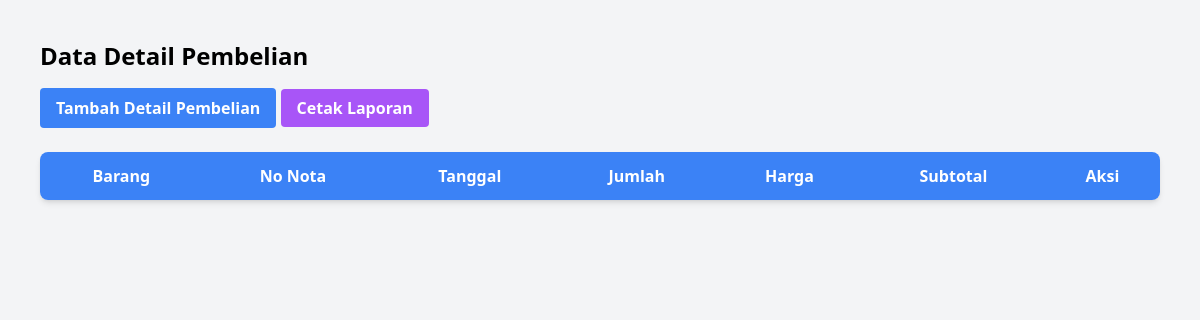
Page /pages/det_pembelian.php (signed in) on the earlier database version.
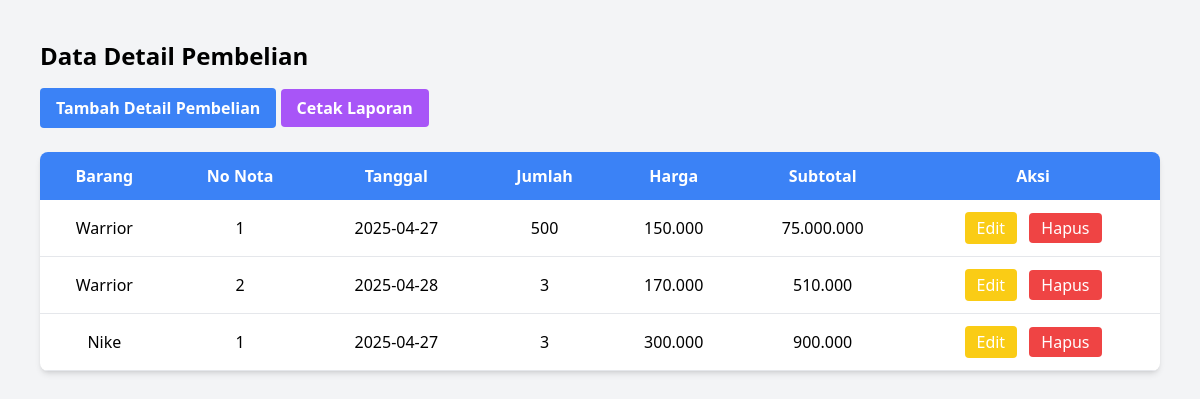
Same page on the later database version.
### tables this page shows
CREATE TABLE `det_pembelian` (
  `Id_sepatu` int(11) NOT NULL,
  `No_nota` int(11) NOT NULL,
  `Jumlah` decimal(10,0) DEFAULT NULL,
  `Harga` decimal(10,0) DEFAULT NULL
);

CREATE TABLE `barang` (
  `Id_sepatu` int(11) NOT NULL,
  `Merk_sepatu` varchar(50) DEFAULT NULL,
  `Jenis_sepatu` varchar(50) DEFAULT NULL,
  `No_sepatu` int(11) DEFAULT NULL,
  `Stok` int(11) DEFAULT NULL,
  `Id_pemasok` int(11) DEFAULT NULL
);

CREATE TABLE `pembelian` (
  `No_nota` int(11) NOT NULL,
  `Tanggal` date DEFAULT NULL,
  `Id_pemasok` int(11) DEFAULT NULL
);

### pages/det_pembelian.php (the view, shortened to what this page needs)
<?php
include '../include/db.php';
$sql = "SELECT dp.*, b.Merk_sepatu, p.Tanggal
        FROM det_pembelian dp
        LEFT JOIN barang b ON dp.Id_sepatu = b.Id_sepatu
        LEFT JOIN pembelian p ON dp.No_nota = p.No_nota";
$result = $conn->query($sql);
?>
<!DOCTYPE html>
<html lang="en">
<head>
    <script src="https://cdn.tailwindcss.com"></script>
</head>
<body class="bg-gray-100 p-10">
    <h1 class="text-2xl font-bold mb-4">Data Detail Pembelian</h1>
    <button onclick="openAddModal()" class="bg-blue-500 hover:bg-blue-700 text-white font-bold py-2 px-4 rounded mb-6">
        Tambah Detail Pembelian
    </button>
    <a href="report_pembelian.php" class="bg-purple-500 hover:bg-purple-700 text-white font-bold py-2 px-4 rounded">
    Cetak Laporan
    </a>
    <table class="w-full bg-white shadow-md rounded-lg overflow-hidden">
        <thead class="bg-blue-500 text-white">
            <tr>
                <th class="p-3">Barang</th>
                <th class="p-3">No Nota</th>
                <th class="p-3">Tanggal</th>
                <th class="p-3">Jumlah</th>
                <th class="p-3">Harga</th>
                <th class="p-3">Subtotal</th>
                <th class="p-3">Aksi</th>
            </tr>
        </thead>
        <tbody>
            <?php while ($row = $result->fetch_assoc()): ?>
            <tr class="border-b">
                <td class="p-3 text-center">
                    <?php echo $row['Merk_sepatu']; ?>
                </td>
                <td class="p-3 text-center"><?php echo $row['No_nota']; ?></td>
                <td class="p-3 text-center"><?php echo $row['Tanggal']; ?></td>
                <td class="p-3 text-center"><?php echo $row['Jumlah']; ?></td>
                <td class="p-3 text-center"><?php echo number_format($row['Harga'], 0, ',', '.'); ?></td>
                <td class="p-3 text-center"><?php echo number_format($row['Jumlah'] * $row['Harga'], 0, ',', '.'); ?></td>
                <td class="p-3 text-center space-x-2">
                    <button onclick="openEditModal(
                        '<?php echo $row['Id_sepatu']; ?>',
                        '<?php echo $row['No_nota']; ?>',
                        <?php echo $row['Jumlah']; ?>,
                        <?php echo $row['Harga']; ?>
                    )" class="bg-yellow-400 hover:bg-yellow-500 text-white px-3 py-1 rounded">Edit</button>
                    <a href="?delete&id_sepatu=<?php echo $row['Id_sepatu']; ?>&no_nota=<?php echo $row['No_nota']; ?>"
                       onclick="return confirm('Yakin ingin hapus?')"
                       class="bg-red-500 hover:bg-red-700 text-white px-3 py-1 rounded">Hapus</a>
                </td>
            </tr>
            <?php endwhile; ?>
        </tbody>
    </table>
</body>
</html>

Differences in the rows shown:
added det_pembelian: Id_sepatu.Merk_sepatu "Warrior", No_nota "1", No_nota.Tanggal "2025-04-27", Jumlah "500", Harga "150.000", $row['Jumlah'] * $row['Harga'] "75.000.000"
added det_pembelian: Id_sepatu.Merk_sepatu "Warrior", No_nota "2", No_nota.Tanggal "2025-04-28", Jumlah "3", Harga "170.000", $row['Jumlah'] * $row['Harga'] "510.000"
added det_pembelian: Id_sepatu.Merk_sepatu "Nike", No_nota "1", No_nota.Tanggal "2025-04-27", Jumlah "3", Harga "300.000", $row['Jumlah'] * $row['Harga'] "900.000"
